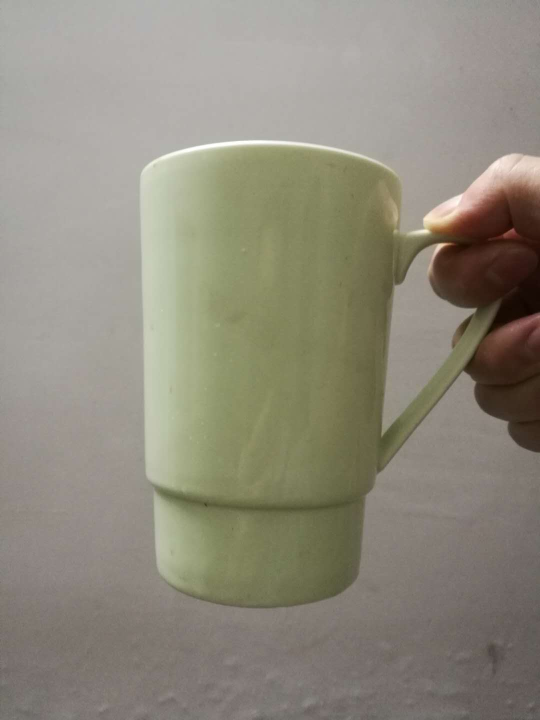
#> input picture test_2/test_photo.jpg, 1080 x 1440 px (shown at 1/2 size)
$ python testphoto.py
#> lines starting #> are read from the running program, lines starting #| are printed output that depends on the picture
# -*-coding:utf-8-*-
from PIL import Image
im = Image.open("test_photo.jpg")
#> im is the input picture: PIL image 1080x1440 RGB; mean R, G, B 142.9, 138.4, 124.3
# 获取图片的宽度和高度
img_size = im.size
#> img_size = (1080, 1440)
print("图片宽度和高度分别是{}".format(img_size))
#| 图片宽度和高度分别是(1080, 1440)
'''
裁剪：传入一个元组作为参数
元组里的元素分别是：（距离图片左边界距离x， 距离图片上边界距离y，
距离图片左边界距离+裁剪框宽度x+w，距离图片上边界距离+裁剪框高度y+h）
'''

x = 260
y = 260
w = 580
h = 960
region = im.crop((x, y, x+w, y+h))
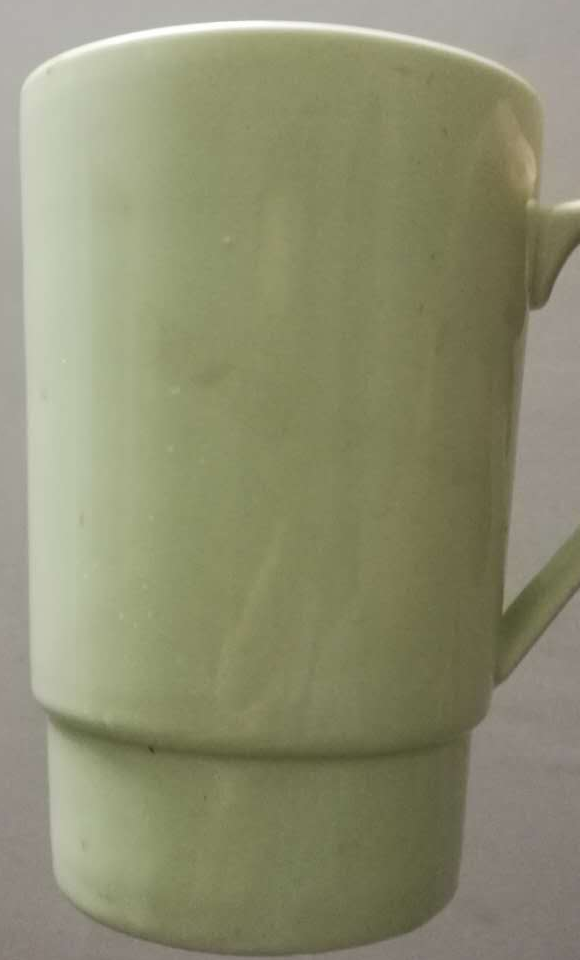
#> region: PIL image 580x960 RGB; mean R, G, B 141.2, 141.7, 112.6
region.save("testedphoto.jpg")
